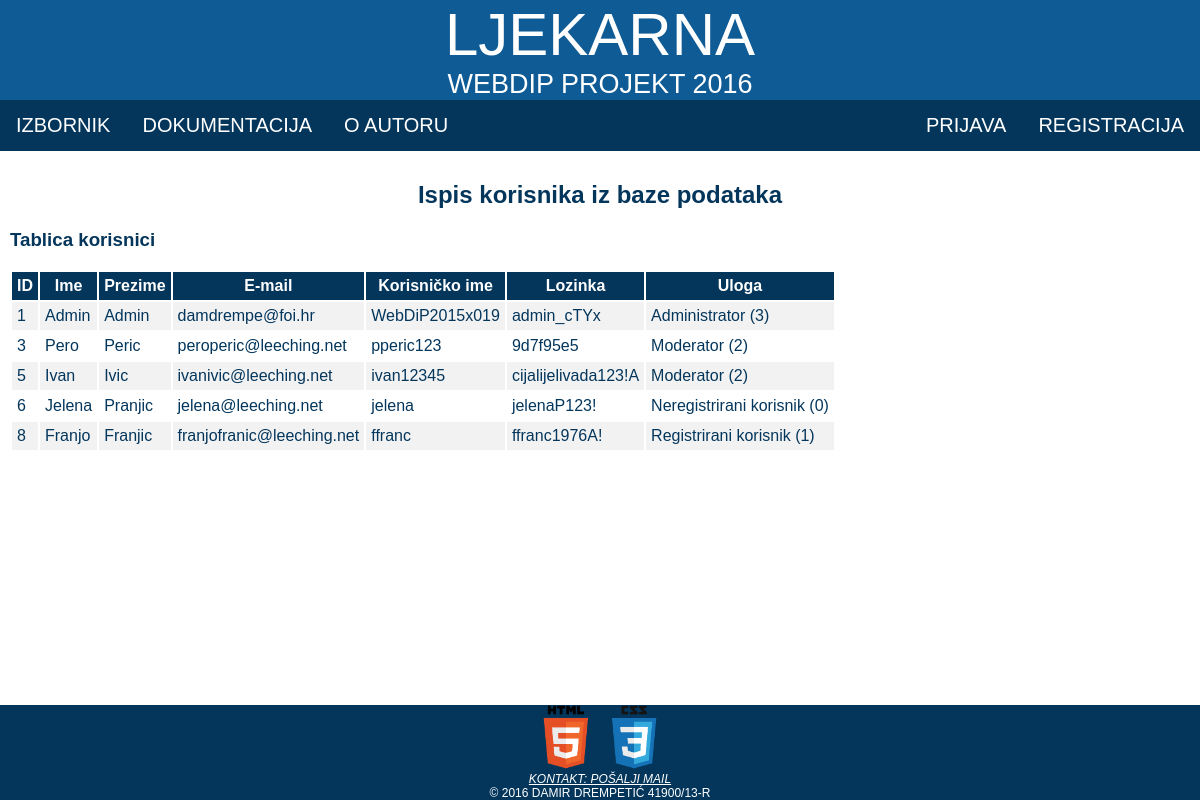
Screenshot of /privatno/korisnici.php with the database file from the repository.
### tables this page shows
CREATE TABLE IF NOT EXISTS `korisnik` (
  `idkorisnik` int(11) NOT NULL AUTO_INCREMENT,
  `uloga` int(11) DEFAULT '0',
  `ime` varchar(45) DEFAULT NULL,
  `prezime` varchar(45) DEFAULT NULL,
  `godina` int(11) DEFAULT NULL,
  `email` varchar(45) DEFAULT NULL,
  `korime` varchar(45) DEFAULT NULL,
  `lozinka` varchar(45) DEFAULT NULL,
  `aktiviran` int(11) DEFAULT '0',
  `zakljucan` int(11) DEFAULT '0',
  `neuspjesne_prijave` int(11) DEFAULT '0',
  PRIMARY KEY (`idkorisnik`)
);

### baza/baza.class.php (called while the page is built, shortened)
<?php
class Baza {
    private $veza = null;
    function spojiDB() {
        $this->veza = new mysqli(self::server, self::korisnik, self::lozinka, self::baza);
        $this->veza->set_charset("utf8");
        return $this->veza;
    }
    function selectDB($upit) {
        $rezultat = $this->veza->query($upit);
        return $rezultat;
    }
}
?>

### privatno/korisnici.php (the view, shortened to what this page needs)
<?php
$vlastita_adresa = $_SERVER["HTTP_HOST"] . $_SERVER["REQUEST_URI"];
require(dirname(__DIR__) . '/baza/baza.class.php');
$bp = new Baza();
$sqlupit = "SELECT idkorisnik, ime, prezime, email, korime, lozinka, uloga FROM korisnik";
$bp->spojiDB();
$rs = $bp->selectDB($sqlupit);
$tablica = "<table><tr><th>ID</th><th>Ime</th><th>Prezime</th><th>E-mail</th><th>Korisničko ime</th><th>Lozinka</th><th>Uloga</th></tr>\n";
while (list($id, $ime, $prezime, $email, $korime, $lozinka, $uloga) = $rs->fetch_array()) {
    switch ($uloga) {
        case 0:
            $uloga = "Neregistrirani korisnik (0)";
            break;
        case 1:
            $uloga = "Registrirani korisnik (1)";
            break;
        case 2:
            $uloga = "Moderator (2)";
            break;
        case 3:
            $uloga = "Administrator (3)";
            break;
    }
    $tablica.= "<tr><td>$id</td><td>$ime</td><td>$prezime</td><td>$email</td><td>$korime</td><td>$lozinka</td><td>$uloga</td></tr>\n";
}
$tablica.= "</table>\n";
?>
<!DOCTYPE html>
<html>
    <head>
        <link rel="stylesheet" href="../css/damdrempe.css" type="text/css" media="screen">
        <link rel="stylesheet" href="../css/damdrempe_print.css" type="text/css" media="print">
    </head>
    <body>
        <header id="zaglavlje">
            <a class="naslov" href="../index.php">Ljekarna</a><br>
            <a class="opis">WebDiP projekt 2016</a>
        </header>
        <nav>
            <ul id="navigacija">
                <li class="lijevo"><a href="../izbornik.php">Izbornik</a></li>
                <li class="lijevo"><a href="../dokumentacija.html">Dokumentacija</a></li>
                <li class="lijevo"><a href="../o_autoru.html">O autoru</a></li>
                <li class="desno"><a href="../registracija.php">Registracija</a></li>
                <li class="desno"><a href="../prijava.php">Prijava</a></li>
            </ul>
        </nav>
        <section id="sadrzaj">
            <div class="centriraj">
                <h2>Ispis korisnika iz baze podataka</h2>
            </div>
            <h3>Tablica korisnici</h3>
            <?php
            echo $tablica;
            ?>
        </section>
        <footer id="podnozje">
            <a href="https://validator.w3.org/check?uri=<?php echo $vlastita_adresa ?>" target="_blank"><img class="ikona" src="../img/HTML5.png" alt="html5 validacija"></a>
            <a href="https://jigsaw.w3.org/css-validator/validator?uri=<?php echo $vlastita_adresa ?>" target="_blank"> <img class="ikona" src="../img/CSS3.png" alt="css3 validacija"></a>
            <address><a href="mailto:damdrempe@foi.hr">KONTAKT: POŠALJI MAIL</a></address>
            <a>&copy; 2016 Damir Drempetić 41900/13-R</a>
        </footer>
    </body>
</html>

### css/damdrempe.css (style rules this page uses)
html { font-family: "Trebuchet MS", Helvetica, sans-serif; background-color: WHITE; }
body { width: 100%; margin: 0em; padding: 0em; height:100%; }
#zaglavlje { background-color: #0F5B95; text-align: center; color: WHITE; text-transform: uppercase; }
.naslov { font-size: 60px; text-decoration: none; color:white; }
.opis { font-size: 27px; }
#navigacija { list-style-type: none; margin: 0; padding: 0; overflow: hidden; background-color: #04365C; }
#navigacija li.lijevo { float: left; }
#navigacija li.desno { float: right; }
#navigacija li a { display: block; color: WHITE; text-align: center; padding: 14px 16px; text-decoration: none; text-transform: uppercase; font-size: 20px; }
#podnozje { font-size: 12px; background-color: #04365C; text-align: center; color: WHITE; text-transform: uppercase; text-decoration: none; position: fixed; bottom: 0; width: 100%; }
#podnozje a { color: WHITE; }
.ikona { width: 64px; height: 64px; }
#sadrzaj { color: #04365C; padding:10px; padding-bottom: 100px; }
.centriraj { text-align: center; }
th { background-color: #04365C; color: white; padding:5px; }
tr:nth-child(even) { background-color: #f2f2f2; padding:5px; }
td { padding:5px; }

### css/damdrempe_print.css (style rules this page uses)
html { background: white; color: black; font-size: 10px; }
#zaglavlje { display: none; }
#podnozje { display: none; }
#navigacija { display: none; }
a { color: black; }

### rows the page displays
korisnik: idkorisnik "1", ime "Admin", prezime "Admin", email "damdrempe@foi.hr", korime "WebDiP2015x019", lozinka "admin_cTYx", uloga "Administrator (3)"
korisnik: idkorisnik "3", ime "Pero", prezime "Peric", email "peroperic@leeching.net", korime "pperic123", lozinka "9d7f95e5", uloga "Moderator (2)"
korisnik: idkorisnik "5", ime "Ivan", prezime "Ivic", email "ivanivic@leeching.net", korime "ivan12345", lozinka "cijalijelivada123!A", uloga "Moderator (2)"
korisnik: idkorisnik "6", ime "Jelena", prezime "Pranjic", email "jelena@leeching.net", korime "jelena", lozinka "jelenaP123!", uloga "Neregistrirani korisnik (0)"
korisnik: idkorisnik "8", ime "Franjo", prezime "Franjic", email "franjofranic@leeching.net", korime "ffranc", lozinka "ffranc1976A!", uloga "Registrirani korisnik (1)"
